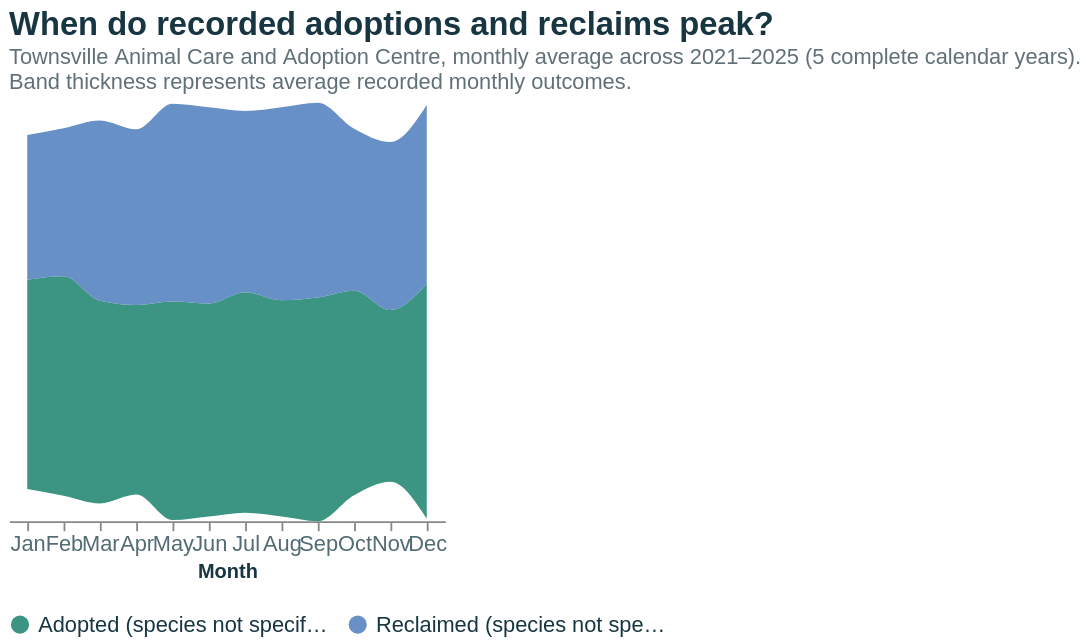

The specification (Vega-Lite) saved for this image:
### Vega-Lite specification from a JSON file in a GitHub repository (floating-point values rounded to 4 significant figures)
{"$schema": "https://vega.github.io/schema/vega-lite/v5.json", "description": "Seasonal streamgraph of monthly official Townsville adoption and reclaim outcomes.", "width": "container", "height": 355, "autosize": {"type": "fit-x", "contains": "padding", "resize": true}, "background": "#ffffff", "title": {"text": "When do recorded adoptions and reclaims peak?", "subtitle": ["Townsville Animal Care and Adoption Centre, monthly average across 2021–2025 (5 complete calendar years).", "Band thickness represents average recorded monthly outcomes."], "font": "Helvetica", "fontSize": 18, "subtitleFont": "Helvetica", "subtitleFontSize": 12, "anchor": "start"}, "data": {"values": [{"month": "Jan", "month_num": 1, "series": "Adopted (species not specified)", "mean_count": 89.4, "years": 5}, {"month": "Jan", "month_num": 1, "series": "Reclaimed (species not specified)", "mean_count": 61.8, "years": 5}, {"month": "Feb", "month_num": 2, "series": "Adopted (species not specified)", "mean_count": 93.8, "years": 5}, {"month": "Feb", "month_num": 2, "series": "Reclaimed (species not specified)", "mean_count": 63.2, "years": 5}, {"month": "Mar", "month_num": 3, "series": "Adopted (species not specified)", "mean_count": 86.6, "years": 5}, {"month": "Mar", "month_num": 3, "series": "Reclaimed (species not specified)", "mean_count": 77.0, "years": 5}, {"month": "Apr", "month_num": 4, "series": "Adopted (species not specified)", "mean_count": 81.0, "years": 5}, {"month": "Apr", "month_num": 4, "series": "Reclaimed (species not specified)", "mean_count": 75.0, "years": 5}, {"month": "May", "month_num": 5, "series": "Adopted (species not specified)", "mean_count": 93.4, "years": 5}, {"month": "May", "month_num": 5, "series": "Reclaimed (species not specified)", "mean_count": 84.4, "years": 5}, {"month": "Jun", "month_num": 6, "series": "Adopted (species not specified)", "mean_count": 91.0, "years": 5}, {"month": "Jun", "month_num": 6, "series": "Reclaimed (species not specified)", "mean_count": 83.8, "years": 5}, {"month": "Jul", "month_num": 7, "series": "Adopted (species not specified)", "mean_count": 94.2, "years": 5}, {"month": "Jul", "month_num": 7, "series": "Reclaimed (species not specified)", "mean_count": 77.4, "years": 5}, {"month": "Aug", "month_num": 8, "series": "Adopted (species not specified)", "mean_count": 92.4, "years": 5}, {"month": "Aug", "month_num": 8, "series": "Reclaimed (species not specified)", "mean_count": 82.4, "years": 5}, {"month": "Sep", "month_num": 9, "series": "Adopted (species not specified)", "mean_count": 95.6, "years": 5}, {"month": "Sep", "month_num": 9, "series": "Reclaimed (species not specified)", "mean_count": 83.2, "years": 5}, {"month": "Oct", "month_num": 10, "series": "Adopted (species not specified)", "mean_count": 87.4, "years": 5}, {"month": "Oct", "month_num": 10, "series": "Reclaimed (species not specified)", "mean_count": 69.2, "years": 5}, {"month": "Nov", "month_num": 11, "series": "Adopted (species not specified)", "mean_count": 73.4, "years": 5}, {"month": "Nov", "month_num": 11, "series": "Reclaimed (species not specified)", "mean_count": 71.8, "years": 5}, {"month": "Dec", "month_num": 12, "series": "Adopted (species not specified)", "mean_count": 100.4, "years": 5}, {"month": "Dec", "month_num": 12, "series": "Reclaimed (species not specified)", "mean_count": 76.4, "years": 5}]}, "mark": {"type": "area", "interpolate": "monotone", "opacity": 0.92}, "encoding": {"x": {"field": "month", "type": "ordinal", "sort": ["Jan", "Feb", "Mar", "Apr", "May", "Jun", "Jul", "Aug", "Sep", "Oct", "Nov", "Dec"], "title": "Month", "axis": {"labelAngle": 0, "labelFontSize": 12}}, "y": {"field": "mean_count", "type": "quantitative", "stack": "center", "axis": null}, "color": {"field": "series", "type": "nominal", "scale": {"domain": ["Adopted (species not specified)", "Reclaimed (species not specified)"], "range": ["#2B8C78", "#5B87C2"]}, "legend": {"orient": "bottom", "title": null, "labelFontSize": 12}}, "order": {"field": "series", "type": "nominal", "sort": ["Adopted (species not specified)", "Reclaimed (species not specified)"]}, "tooltip": [{"field": "month", "type": "nominal", "title": "Month"}, {"field": "series", "type": "nominal", "title": "Category"}, {"field": "mean_count", "type": "quantitative", "title": "Average monthly records", "format": ",.1f"}, {"field": "years", "type": "quantitative", "title": "Years averaged"}]}, "config": {"font": "Helvetica", "view": {"stroke": null}, "axis": {"labelColor": "#536B73", "titleColor": "#173642"}, "legend": {"labelColor": "#173642"}, "title": {"color": "#173642", "subtitleColor": "#607077"}}}
